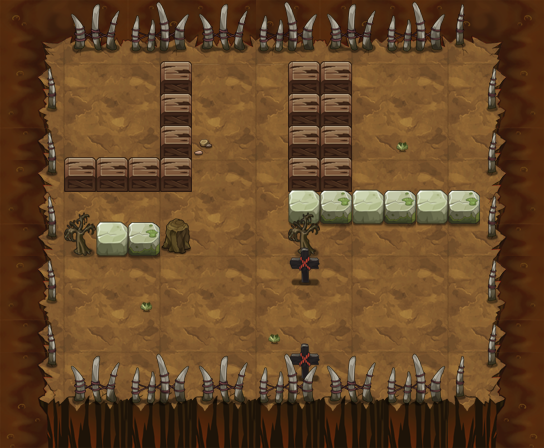

Tiled map render using the project's own tile images. Description and the map definition, with tile-layer contents summarised, below:
An orthogonal 17x14 tile map with 32x32 px tiles, 14 tile layers (PASS, 块层 2, 块层 5, 块层 3, ...) and 25 objects (21x TRAP, 3x yjwy2, PLAYER).

<map version="1.0" orientation="orthogonal" width="17" height="14" tilewidth="32" tileheight="32">
 <properties>
  <property name="DESTRY1" value="25" />
  <property name="DESTRY2" value="27" />
  <property name="DESTRY_COUNT" value="2" />
  <property name="EXP" value="1025" />
  <property name="ITEM" value="D038" />
  <property name="MONEY" value="1538" />
 </properties>
 <tileset firstgid="1" name="yjbl" tilewidth="32" tileheight="32">
  <image source="yjbl.png" width="450" height="600" />
 </tileset>
 <layer name="PASS" width="17" height="14">
  <data>[238 cells, 138 non-empty, 11 distinct tile ids]</data>
 </layer>
 <layer name="块层 2" width="17" height="14">
  <data>[238 cells, 238 non-empty, 31 distinct tile ids]</data>
 </layer>
 <layer name="块层 5" width="17" height="14">
  <data>[238 cells, 10 non-empty, 3 distinct tile ids]</data>
 </layer>
 <layer name="块层 3" width="17" height="14">
  <data>[238 cells, 64 non-empty, 12 distinct tile ids]</data>
 </layer>
 <layer name="块层 6" width="17" height="14">
  <data>[238 cells, 28 non-empty, 6 distinct tile ids]</data>
 </layer>
 <layer name="SHELTER 11" width="17" height="14">
  <data>[238 cells, 13 non-empty, 5 distinct tile ids]</data>
 </layer>
 <layer name="SHELTER 10" width="17" height="14">
  <data>[238 cells, 1 non-empty, 1 distinct tile ids]</data>
 </layer>
 <layer name="SHELTER 7" width="17" height="14">
  <data>[238 cells, 1 non-empty, 1 distinct tile ids]</data>
 </layer>
 <layer name="SHELTER 6" width="17" height="14">
  <data>[238 cells, 5 non-empty, 4 distinct tile ids]</data>
 </layer>
 <layer name="SHELTER 5" width="17" height="14">
  <data>[238 cells, 6 non-empty, 2 distinct tile ids]</data>
 </layer>
 <layer name="SHELTER 4" width="17" height="14">
  <data>[238 cells, 6 non-empty, 1 distinct tile ids]</data>
 </layer>
 <layer name="SHELTER 3" width="17" height="14">
  <data>[238 cells, 3 non-empty, 1 distinct tile ids]</data>
 </layer>
 <layer name="SHELTER 2" width="17" height="14">
  <data>[238 cells, 3 non-empty, 1 distinct tile ids]</data>
 </layer>
 <layer name="SHELTER 1" width="17" height="14">
  <data>[238 cells, 3 non-empty, 1 distinct tile ids]</data>
 </layer>
 <objectgroup name="对象层 1" width="17" height="14">
  <object name="PLAYER" type="PLAYER" x="448" y="128" width="32" height="32" />
  <object name="yjwy2" x="96" y="96" width="32" height="32">
   <properties>
    <property name="lua_ai" value="monster_yjwy_ai" />
    <property name="quality" value="yjwy2.quality" />
   </properties>
  </object>
  <object name="yjwy2" x="352" y="256" width="32" height="32">
   <properties>
    <property name="lua_ai" value="monster_yjwy_ai" />
    <property name="quality" value="yjwy2.quality" />
   </properties>
  </object>
  <object name="yjwy2" x="416" y="320" width="32" height="32">
   <properties>
    <property name="lua_ai" value="monster_yjwy_ai" />
    <property name="quality" value="yjwy2.quality" />
   </properties>
  </object>
  <object name="liusha" type="TRAP" x="384" y="288" width="32" height="32">
   <properties>
    <property name="lua_ai" value="trap_mire_ai" />
    <property name="trap_ani" value="liusha.actor" />
    <property name="trap_floor" value="true" />
    <property name="trap_sh" value="1" />
    <property name="trap_sw" value="1" />
   </properties>
  </object>
  <object name="block_control1" type="TRAP" x="64" y="64" width="32" height="32">
   <properties>
    <property name="trap_ani" value="switch.actor" />
    <property name="trap_floor" value="true" />
    <property name="trap_id" value="0" />
    <property name="trap_script" value="trap(&quot;block_control1&quot;):setOpened(false);trap(&quot;block1&quot;):setOpened(false)" />
    <property name="trap_sound_id" value="2" />
    <property name="trap_start_mode" value="0" />
    <property name="trap_state" value="open" />
   </properties>
  </object>
  <object name="block1" type="TRAP" x="288" y="320" width="32" height="32">
   <properties>
    <property name="trap_ani" value="blok2.actor" />
    <property name="trap_blok" value="true" />
    <property name="trap_id" value="0" />
   </properties>
  </object>
  <object name="block_control2" type="TRAP" x="320" y="352" width="32" height="32">
   <properties>
    <property name="trap_ani" value="switch.actor" />
    <property name="trap_floor" value="true" />
    <property name="trap_id" value="0" />
    <property name="trap_script" value="trap(&quot;block_control2&quot;):setOpened(false);trap(&quot;block2&quot;):setOpened(false)" />
    <property name="trap_sound_id" value="2" />
    <property name="trap_start_mode" value="0" />
    <property name="trap_state" value="open" />
   </properties>
  </object>
  <object name="block2" type="TRAP" x="288" y="288" width="32" height="32">
   <properties>
    <property name="trap_ani" value="blok2.actor" />
    <property name="trap_blok" value="true" />
    <property name="trap_id" value="0" />
   </properties>
  </object>
  <object name="belt_right" type="TRAP" x="64" y="288" width="32" height="32">
   <properties>
    <property name="lua_ai" value="trap_belt_right_ai" />
    <property name="trap_ani" value="belt_right.actor" />
    <property name="trap_floor" value="true" />
   </properties>
  </object>
  <object name="belt_right" type="TRAP" x="96" y="288" width="32" height="32">
   <properties>
    <property name="lua_ai" value="trap_belt_right_ai" />
    <property name="trap_ani" value="belt_right.actor" />
    <property name="trap_floor" value="true" />
   </properties>
  </object>
  <object name="belt_right" type="TRAP" x="128" y="288" width="32" height="32">
   <properties>
    <property name="lua_ai" value="trap_belt_right_ai" />
    <property name="trap_ani" value="belt_right.actor" />
    <property name="trap_floor" value="true" />
   </properties>
  </object>
  <object name="belt_right" type="TRAP" x="160" y="288" width="32" height="32">
   <properties>
    <property name="lua_ai" value="trap_belt_right_ai" />
    <property name="trap_ani" value="belt_right.actor" />
    <property name="trap_floor" value="true" />
   </properties>
  </object>
  <object name="belt_right" type="TRAP" x="192" y="288" width="32" height="32">
   <properties>
    <property name="lua_ai" value="trap_belt_right_ai" />
    <property name="trap_ani" value="belt_right.actor" />
    <property name="trap_floor" value="true" />
   </properties>
  </object>
  <object name="belt_right" type="TRAP" x="224" y="288" width="32" height="32">
   <properties>
    <property name="lua_ai" value="trap_belt_right_ai" />
    <property name="trap_ani" value="belt_right.actor" />
    <property name="trap_floor" value="true" />
   </properties>
  </object>
  <object name="belt_right" type="TRAP" x="256" y="288" width="32" height="32">
   <properties>
    <property name="lua_ai" value="trap_belt_right_ai" />
    <property name="trap_ani" value="belt_right.actor" />
    <property name="trap_floor" value="true" />
   </properties>
  </object>
  <object name="belt_right" type="TRAP" x="256" y="320" width="32" height="32">
   <properties>
    <property name="lua_ai" value="trap_belt_right_ai" />
    <property name="trap_ani" value="belt_right.actor" />
    <property name="trap_floor" value="true" />
   </properties>
  </object>
  <object name="belt_right" type="TRAP" x="224" y="320" width="32" height="32">
   <properties>
    <property name="lua_ai" value="trap_belt_right_ai" />
    <property name="trap_ani" value="belt_right.actor" />
    <property name="trap_floor" value="true" />
   </properties>
  </object>
  <object name="belt_right" type="TRAP" x="128" y="320" width="32" height="32">
   <properties>
    <property name="lua_ai" value="trap_belt_right_ai" />
    <property name="trap_ani" value="belt_right.actor" />
    <property name="trap_floor" value="true" />
   </properties>
  </object>
  </objectgroup>
</map>
<!-- 6 of 25 objects omitted -->
